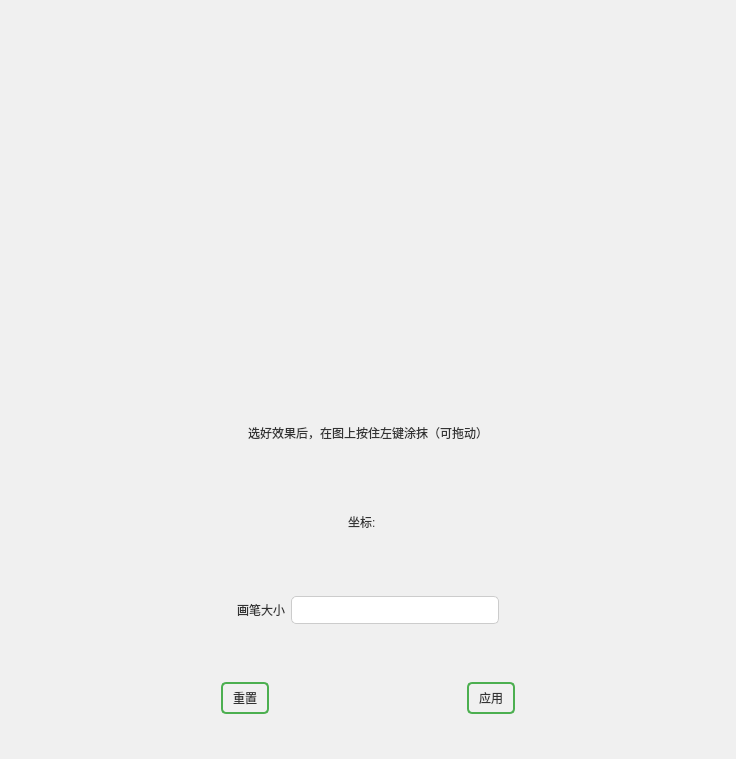
<?xml version="1.0" encoding="UTF-8"?>
<ui version="4.0">
 <class>Face</class>
 <widget class="QWidget" name="Face">
  <property name="geometry">
   <rect>
    <x>0</x>
    <y>0</y>
    <width>736</width>
    <height>759</height>
   </rect>
  </property>
  <property name="windowTitle">
   <string>Form</string>
  </property>
  <property name="styleSheet">
   <string notr="true">/* QPushButton 样式 */
QPushButton {
    background-color: #4CAF50; /* 按钮背景颜色 */
    color: white; /* 文本颜色 */
    border: 2px solid #4CAF50; /* 边框样式 */
    border-radius: 5px; /* 圆角半径 */
    padding: 5px 10px; /* 内边距 */
}

QPushButton:hover {
    background-color: #45a049; /* 鼠标悬停时的背景颜色 */
}

/* QSpacerItem 样式 */
QSpacerItem {
    /* 通常无需样式，仅用于占位 */

}

/* QWidget 样式 */
QWidget {
    background-color: #f0f0f0; /* 背景颜色 */
    color: #333; /* 文本颜色 */
}

/* QLineEdit 样式 */
QLineEdit {
    background-color: #ffffff; /* 设置背景颜色为白色 */
    border: 1px solid #ccc; /* 边框样式 */
    border-radius: 5px; /* 圆角半径 */
    padding: 5px; /* 内边距 */
    color: #333; /* 文本颜色 */
}

QLineEdit:focus {
    border-color: #007BFF; /* 获取焦点时的边框颜色 */
}


/* QMenu 样式 */
QMenu {
    background-color: #f0f0f0; /* 背景颜色 */
    border: 1px solid #ccc; /* 边框样式 */
}

QMenu::item {
    padding: 5px 20px; /* 内边距 */
}

QMenu::item:selected {
    background-color: #007BFF; /* 选中项的背景颜色 */
    color: white; /* 选中项的文本颜色 */
}

/* QAction 样式 */
QAction {
    background-color: transparent; /* 背景颜色透明 */
    color: #333; /* 文本颜色 */
}

QAction:hover {
    background-color: #e0e0e0; /* 鼠标悬停时的背景颜色 */
}

QAction:pressed {
    background-color: #d4d4d4; /* 按下时的背景颜色 */
}

/* QStatusBar 样式 */
QStatusBar {
    background-color: #f0f0f0; /* 背景颜色 */
    color: #333; /* 文本颜色 */
    border-top: 1px solid #ccc; /* 顶部边框样式 */
}

QStatusBar::item {
    border: none; /* 无边框 */
}
</string>
  </property>
  <layout class="QVBoxLayout" name="verticalLayout_2">
   <item>
    <widget class="QLabel" name="imageLabel">
     <property name="text">
      <string/>
     </property>
    </widget>
   </item>
   <item>
    <widget class="QWidget" name="widget_5" native="true">
     <layout class="QVBoxLayout" name="verticalLayout">
      <item>
       <widget class="QWidget" name="widget_3" native="true">
        <layout class="QHBoxLayout" name="horizontalLayout_2">
         <item>
          <spacer name="horizontalSpacer">
           <property name="orientation">
            <enum>Qt::Horizontal</enum>
           </property>
           <property name="sizeHint" stdset="0">
            <size>
             <width>198</width>
             <height>20</height>
            </size>
           </property>
          </spacer>
         </item>
         <item>
          <widget class="QLabel" name="label_2">
           <property name="text">
            <string>选好效果后，在图上按住左键涂抹（可拖动）</string>
           </property>
          </widget>
         </item>
         <item>
          <spacer name="horizontalSpacer_2">
           <property name="orientation">
            <enum>Qt::Horizontal</enum>
           </property>
           <property name="sizeHint" stdset="0">
            <size>
             <width>197</width>
             <height>20</height>
            </size>
           </property>
          </spacer>
         </item>
        </layout>
       </widget>
      </item>
      <item>
       <widget class="QWidget" name="widget" native="true">
        <layout class="QHBoxLayout" name="horizontalLayout">
         <item>
          <spacer name="horizontalSpacer_3">
           <property name="orientation">
            <enum>Qt::Horizontal</enum>
           </property>
           <property name="sizeHint" stdset="0">
            <size>
             <width>40</width>
             <height>20</height>
            </size>
           </property>
          </spacer>
         </item>
         <item>
          <widget class="QLabel" name="label">
           <property name="text">
            <string>坐标:</string>
           </property>
          </widget>
         </item>
         <item>
          <widget class="QLabel" name="label_first">
           <property name="text">
            <string/>
           </property>
          </widget>
         </item>
         <item>
          <spacer name="horizontalSpacer_4">
           <property name="orientation">
            <enum>Qt::Horizontal</enum>
           </property>
           <property name="sizeHint" stdset="0">
            <size>
             <width>40</width>
             <height>20</height>
            </size>
           </property>
          </spacer>
         </item>
        </layout>
       </widget>
      </item>
      <item>
       <widget class="QWidget" name="widget_2" native="true">
        <layout class="QHBoxLayout" name="horizontalLayout_3">
         <item>
          <spacer name="horizontalSpacer_5">
           <property name="orientation">
            <enum>Qt::Horizontal</enum>
           </property>
           <property name="sizeHint" stdset="0">
            <size>
             <width>40</width>
             <height>20</height>
            </size>
           </property>
          </spacer>
         </item>
         <item>
          <widget class="QLabel" name="label_6">
           <property name="text">
            <string>画笔大小</string>
           </property>
          </widget>
         </item>
         <item>
          <widget class="QLineEdit" name="lineEdit_radius"/>
         </item>
         <item>
          <spacer name="horizontalSpacer_6">
           <property name="orientation">
            <enum>Qt::Horizontal</enum>
           </property>
           <property name="sizeHint" stdset="0">
            <size>
             <width>40</width>
             <height>20</height>
            </size>
           </property>
          </spacer>
         </item>
        </layout>
       </widget>
      </item>
      <item>
       <widget class="QWidget" name="widget_4" native="true">
        <layout class="QHBoxLayout" name="horizontalLayout_4">
         <item>
          <spacer name="horizontalSpacer_10">
           <property name="orientation">
            <enum>Qt::Horizontal</enum>
           </property>
           <property name="sizeHint" stdset="0">
            <size>
             <width>40</width>
             <height>20</height>
            </size>
           </property>
          </spacer>
         </item>
         <item>
          <widget class="QPushButton" name="btn_ok">
           <property name="text">
            <string>重置</string>
           </property>
          </widget>
         </item>
         <item>
          <spacer name="horizontalSpacer_11">
           <property name="orientation">
            <enum>Qt::Horizontal</enum>
           </property>
           <property name="sizeHint" stdset="0">
            <size>
             <width>40</width>
             <height>20</height>
            </size>
           </property>
          </spacer>
         </item>
         <item>
          <widget class="QPushButton" name="btn_apply">
           <property name="text">
            <string>应用</string>
           </property>
          </widget>
         </item>
         <item>
          <spacer name="horizontalSpacer_7">
           <property name="orientation">
            <enum>Qt::Horizontal</enum>
           </property>
           <property name="sizeHint" stdset="0">
            <size>
             <width>94</width>
             <height>20</height>
            </size>
           </property>
          </spacer>
         </item>
        </layout>
       </widget>
      </item>
     </layout>
    </widget>
   </item>
  </layout>
 </widget>
 <resources/>
 <connections/>
</ui>
